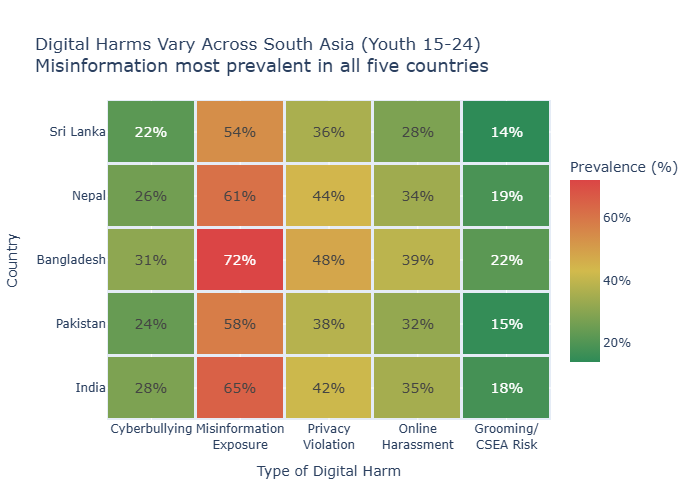

Reproduce this figure in Python.
import plotly.graph_objects as go
import numpy as np

# Data from the provided JSON
harm_types = ["Cyberbullying", "Misinformation Exposure", "Privacy Violation", "Online Harassment", "Grooming/CSEA Risk"]
countries = ["India", "Pakistan", "Bangladesh", "Nepal", "Sri Lanka"]
data = [[28, 65, 42, 35, 18], 
        [24, 58, 38, 32, 15], 
        [31, 72, 48, 39, 22], 
        [26, 61, 44, 34, 19], 
        [22, 54, 36, 28, 14]]

# Use line breaks for better readability while keeping horizontal text
harm_types_display = [
    "Cyberbullying", 
    "Misinformation<br>Exposure", 
    "Privacy<br>Violation", 
    "Online<br>Harassment", 
    "Grooming/<br>CSEA Risk"
]

# Create text annotations for the heatmap
text_annotations = [[f"{val}%" for val in row] for row in data]

# Create the heatmap
fig = go.Figure(data=go.Heatmap(
    z=data,
    x=harm_types_display,
    y=countries,
    text=text_annotations,
    texttemplate="%{text}",
    textfont={"size": 14},
    colorscale=[[0, '#2E8B57'], [0.5, '#D2BA4C'], [1, '#DB4545']],  # green-yellow-red
    hovertemplate='%{y}<br>%{fullData.x[%{x}]}<br>%{z}%<extra></extra>',
    showscale=True,
    colorbar=dict(
        title="Prevalence (%)",
        ticksuffix="%",
        len=0.7
    ),
    xgap=3,
    ygap=3
))

# Update layout with better spacing and shorter subtitle
fig.update_layout(
    title={
        "text": "Digital Harms Vary Across South Asia (Youth 15-24)<br><span style='font-size: 18px; font-weight: normal;'>Misinformation most prevalent in all five countries</span>"
    },
    xaxis_title="Type of Digital Harm",
    yaxis_title="Country",
    xaxis=dict(
        side='bottom',
        tickfont=dict(size=12)
    ),
    yaxis=dict(
        tickfont=dict(size=12)
    )
)

# Save as PNG and SVG
fig.write_image("heatmap.png")
fig.write_image("heatmap.svg", format="svg")
